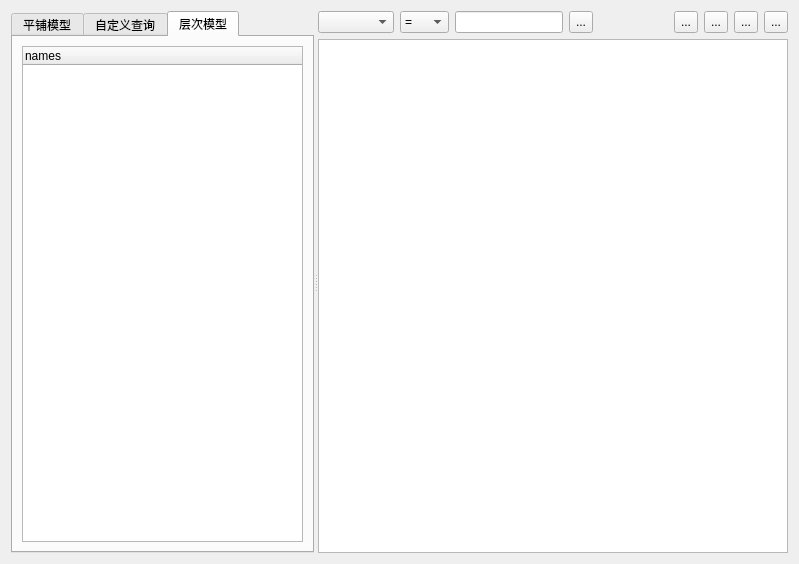
<?xml version="1.0" encoding="UTF-8"?>
<ui version="4.0">
 <class>Browser</class>
 <widget class="QWidget" name="Browser">
  <property name="geometry">
   <rect>
    <x>0</x>
    <y>0</y>
    <width>799</width>
    <height>564</height>
   </rect>
  </property>
  <property name="windowTitle">
   <string>Qt SQL Browser</string>
  </property>
  <property name="windowIcon">
   <iconset resource="../res/image.qrc">
    <normaloff>:/icon24/sick.png</normaloff>:/icon24/sick.png</iconset>
  </property>
  <layout class="QGridLayout" name="gridLayout">
   <item row="0" column="0">
    <widget class="QSplitter" name="splitter">
     <property name="orientation">
      <enum>Qt::Horizontal</enum>
     </property>
     <widget class="QTabWidget" name="tabWidget">
      <property name="sizePolicy">
       <sizepolicy hsizetype="Expanding" vsizetype="Preferred">
        <horstretch>0</horstretch>
        <verstretch>0</verstretch>
       </sizepolicy>
      </property>
      <property name="currentIndex">
       <number>2</number>
      </property>
      <widget class="QWidget" name="tabCollapse">
       <attribute name="title">
        <string>平铺模型</string>
       </attribute>
       <layout class="QGridLayout" name="gridLayout_4">
        <item row="0" column="0">
         <widget class="QTreeWidget" name="tInfoTree">
          <property name="sizePolicy">
           <sizepolicy hsizetype="Ignored" vsizetype="Expanding">
            <horstretch>1</horstretch>
            <verstretch>0</verstretch>
           </sizepolicy>
          </property>
          <column>
           <property name="text">
            <string notr="true">1</string>
           </property>
          </column>
         </widget>
        </item>
       </layout>
      </widget>
      <widget class="QWidget" name="tabQuery">
       <attribute name="title">
        <string>自定义查询</string>
       </attribute>
       <layout class="QVBoxLayout" name="verticalLayout_2">
        <item>
         <widget class="QTextEdit" name="sqlEdit">
          <property name="sizePolicy">
           <sizepolicy hsizetype="Preferred" vsizetype="Expanding">
            <horstretch>0</horstretch>
            <verstretch>0</verstretch>
           </sizepolicy>
          </property>
          <property name="minimumSize">
           <size>
            <width>0</width>
            <height>18</height>
           </size>
          </property>
          <property name="baseSize">
           <size>
            <width>0</width>
            <height>120</height>
           </size>
          </property>
         </widget>
        </item>
        <item>
         <layout class="QHBoxLayout">
          <property name="spacing">
           <number>6</number>
          </property>
          <property name="leftMargin">
           <number>1</number>
          </property>
          <property name="topMargin">
           <number>1</number>
          </property>
          <property name="rightMargin">
           <number>1</number>
          </property>
          <property name="bottomMargin">
           <number>1</number>
          </property>
          <item>
           <spacer>
            <property name="orientation">
             <enum>Qt::Horizontal</enum>
            </property>
            <property name="sizeHint" stdset="0">
             <size>
              <width>40</width>
              <height>20</height>
             </size>
            </property>
           </spacer>
          </item>
          <item>
           <widget class="QPushButton" name="clearButton">
            <property name="text">
             <string>&amp;Clear</string>
            </property>
           </widget>
          </item>
          <item>
           <widget class="QPushButton" name="submitButton">
            <property name="text">
             <string>&amp;Submit</string>
            </property>
           </widget>
          </item>
         </layout>
        </item>
       </layout>
      </widget>
      <widget class="QWidget" name="tabCascade">
       <attribute name="title">
        <string>层次模型</string>
       </attribute>
       <layout class="QGridLayout" name="gridLayout_2">
        <item row="0" column="0">
         <widget class="QTreeWidget" name="treeCasecade">
          <column>
           <property name="text">
            <string notr="true">names</string>
           </property>
           <property name="icon">
            <iconset resource="../res/image.qrc">
             <normaloff>:/about/contact.png</normaloff>:/about/contact.png</iconset>
           </property>
          </column>
         </widget>
        </item>
       </layout>
      </widget>
     </widget>
     <widget class="QWidget" name="layoutWidget">
      <layout class="QVBoxLayout" name="verticalLayout">
       <item>
        <layout class="QHBoxLayout" name="horizontalLayout">
         <item>
          <widget class="QComboBox" name="combField">
           <property name="sizePolicy">
            <sizepolicy hsizetype="Expanding" vsizetype="Fixed">
             <horstretch>0</horstretch>
             <verstretch>0</verstretch>
            </sizepolicy>
           </property>
          </widget>
         </item>
         <item>
          <widget class="QComboBox" name="combOperator">
           <item>
            <property name="text">
             <string>=</string>
            </property>
           </item>
           <item>
            <property name="text">
             <string>!=</string>
            </property>
           </item>
           <item>
            <property name="text">
             <string>like</string>
            </property>
           </item>
           <item>
            <property name="text">
             <string>&gt;=</string>
            </property>
           </item>
           <item>
            <property name="text">
             <string>&lt;=</string>
            </property>
           </item>
          </widget>
         </item>
         <item>
          <widget class="QLineEdit" name="lineCondition"/>
         </item>
         <item>
          <widget class="QToolButton" name="tbSearch">
           <property name="sizePolicy">
            <sizepolicy hsizetype="Preferred" vsizetype="Preferred">
             <horstretch>0</horstretch>
             <verstretch>0</verstretch>
            </sizepolicy>
           </property>
           <property name="text">
            <string>...</string>
           </property>
           <property name="icon">
            <iconset resource="../res/image.qrc">
             <normaloff>:/icon24/search.png</normaloff>:/icon24/search.png</iconset>
           </property>
           <property name="iconSize">
            <size>
             <width>24</width>
             <height>24</height>
            </size>
           </property>
          </widget>
         </item>
         <item>
          <spacer name="horizontalSpacer">
           <property name="orientation">
            <enum>Qt::Horizontal</enum>
           </property>
           <property name="sizeHint" stdset="0">
            <size>
             <width>40</width>
             <height>20</height>
            </size>
           </property>
          </spacer>
         </item>
         <item>
          <widget class="QToolButton" name="tbAdd">
           <property name="sizePolicy">
            <sizepolicy hsizetype="Preferred" vsizetype="Preferred">
             <horstretch>0</horstretch>
             <verstretch>0</verstretch>
            </sizepolicy>
           </property>
           <property name="toolTip">
            <string>add</string>
           </property>
           <property name="text">
            <string>...</string>
           </property>
           <property name="icon">
            <iconset resource="../res/image.qrc">
             <normaloff>:/icon24/add.png</normaloff>:/icon24/add.png</iconset>
           </property>
           <property name="iconSize">
            <size>
             <width>24</width>
             <height>24</height>
            </size>
           </property>
          </widget>
         </item>
         <item>
          <widget class="QToolButton" name="tbDelete">
           <property name="sizePolicy">
            <sizepolicy hsizetype="Preferred" vsizetype="Preferred">
             <horstretch>0</horstretch>
             <verstretch>0</verstretch>
            </sizepolicy>
           </property>
           <property name="toolTip">
            <string>delete</string>
           </property>
           <property name="text">
            <string>...</string>
           </property>
           <property name="icon">
            <iconset resource="../res/image.qrc">
             <normaloff>:/icon24/remove.png</normaloff>:/icon24/remove.png</iconset>
           </property>
           <property name="iconSize">
            <size>
             <width>24</width>
             <height>24</height>
            </size>
           </property>
          </widget>
         </item>
         <item>
          <widget class="QToolButton" name="tbSubmit">
           <property name="sizePolicy">
            <sizepolicy hsizetype="Preferred" vsizetype="Preferred">
             <horstretch>0</horstretch>
             <verstretch>0</verstretch>
            </sizepolicy>
           </property>
           <property name="toolTip">
            <string>submit</string>
           </property>
           <property name="text">
            <string>...</string>
           </property>
           <property name="icon">
            <iconset resource="../res/image.qrc">
             <normaloff>:/icon24/select.png</normaloff>:/icon24/select.png</iconset>
           </property>
           <property name="iconSize">
            <size>
             <width>24</width>
             <height>24</height>
            </size>
           </property>
          </widget>
         </item>
         <item>
          <widget class="QToolButton" name="tbRevert">
           <property name="sizePolicy">
            <sizepolicy hsizetype="Preferred" vsizetype="Preferred">
             <horstretch>0</horstretch>
             <verstretch>0</verstretch>
            </sizepolicy>
           </property>
           <property name="toolTip">
            <string>revert</string>
           </property>
           <property name="text">
            <string>...</string>
           </property>
           <property name="icon">
            <iconset resource="../res/image.qrc">
             <normaloff>:/file/hide.png</normaloff>:/file/hide.png</iconset>
           </property>
           <property name="iconSize">
            <size>
             <width>24</width>
             <height>24</height>
            </size>
           </property>
          </widget>
         </item>
        </layout>
       </item>
       <item>
        <widget class="QTableView" name="table">
         <property name="sizePolicy">
          <sizepolicy hsizetype="Expanding" vsizetype="Expanding">
           <horstretch>2</horstretch>
           <verstretch>0</verstretch>
          </sizepolicy>
         </property>
         <property name="contextMenuPolicy">
          <enum>Qt::ActionsContextMenu</enum>
         </property>
         <property name="selectionBehavior">
          <enum>QAbstractItemView::SelectRows</enum>
         </property>
        </widget>
       </item>
      </layout>
     </widget>
    </widget>
   </item>
  </layout>
  <action name="insertRowAction">
   <property name="enabled">
    <bool>false</bool>
   </property>
   <property name="icon">
    <iconset resource="../res/image.qrc">
     <normaloff>:/icon24/add.png</normaloff>:/icon24/add.png</iconset>
   </property>
   <property name="text">
    <string>&amp;Insert Row</string>
   </property>
   <property name="statusTip">
    <string>Inserts a new Row</string>
   </property>
  </action>
  <action name="deleteRowAction">
   <property name="enabled">
    <bool>false</bool>
   </property>
   <property name="icon">
    <iconset resource="../res/image.qrc">
     <normaloff>:/icon24/remove.png</normaloff>:/icon24/remove.png</iconset>
   </property>
   <property name="text">
    <string>&amp;Delete Row</string>
   </property>
   <property name="statusTip">
    <string>Deletes the current Row</string>
   </property>
  </action>
  <action name="fieldStrategyAction">
   <property name="checkable">
    <bool>true</bool>
   </property>
   <property name="text">
    <string>Submit on &amp;Field Change</string>
   </property>
   <property name="toolTip">
    <string>Commit on Field Change</string>
   </property>
  </action>
  <action name="rowStrategyAction">
   <property name="checkable">
    <bool>true</bool>
   </property>
   <property name="text">
    <string>Submit on &amp;Row Change</string>
   </property>
   <property name="toolTip">
    <string>Commit on Row Change</string>
   </property>
  </action>
  <action name="manualStrategyAction">
   <property name="checkable">
    <bool>true</bool>
   </property>
   <property name="text">
    <string>Submit &amp;Manually</string>
   </property>
   <property name="toolTip">
    <string>Commit Manually</string>
   </property>
  </action>
  <action name="submitAction">
   <property name="icon">
    <iconset resource="../res/image.qrc">
     <normaloff>:/icon24/select.png</normaloff>:/icon24/select.png</iconset>
   </property>
   <property name="text">
    <string>&amp;Submit All</string>
   </property>
   <property name="toolTip">
    <string>Submit Changes</string>
   </property>
  </action>
  <action name="revertAction">
   <property name="icon">
    <iconset resource="../res/image.qrc">
     <normaloff>:/icon24/undo.png</normaloff>:/icon24/undo.png</iconset>
   </property>
   <property name="text">
    <string>&amp;Revert All</string>
   </property>
   <property name="toolTip">
    <string>Revert</string>
   </property>
  </action>
  <action name="selectAction">
   <property name="icon">
    <iconset resource="../res/image.qrc">
     <normaloff>:/icon24/refresh.png</normaloff>:/icon24/refresh.png</iconset>
   </property>
   <property name="text">
    <string>S&amp;elect</string>
   </property>
   <property name="toolTip">
    <string>Refresh Data from Database</string>
   </property>
  </action>
  <action name="actionSort">
   <property name="icon">
    <iconset resource="../res/image.qrc">
     <normaloff>:/icon24/down.png</normaloff>:/icon24/down.png</iconset>
   </property>
   <property name="text">
    <string>&amp;Sort</string>
   </property>
   <property name="toolTip">
    <string>排序</string>
   </property>
  </action>
  <action name="actionFilter">
   <property name="checkable">
    <bool>true</bool>
   </property>
   <property name="icon">
    <iconset resource="../res/image.qrc">
     <normaloff>:/icon32/filter.png</normaloff>:/icon32/filter.png</iconset>
   </property>
   <property name="text">
    <string>&amp;Filter</string>
   </property>
   <property name="toolTip">
    <string>过滤</string>
   </property>
  </action>
  <action name="actionHide">
   <property name="icon">
    <iconset resource="../res/image.qrc">
     <normaloff>:/icon48/eyeview.png</normaloff>:/icon48/eyeview.png</iconset>
   </property>
   <property name="text">
    <string>&amp;Hide</string>
   </property>
  </action>
 </widget>
 <tabstops>
  <tabstop>clearButton</tabstop>
  <tabstop>submitButton</tabstop>
  <tabstop>tInfoTree</tabstop>
  <tabstop>table</tabstop>
 </tabstops>
 <resources>
  <include location="../res/image.qrc"/>
 </resources>
 <connections/>
</ui>
